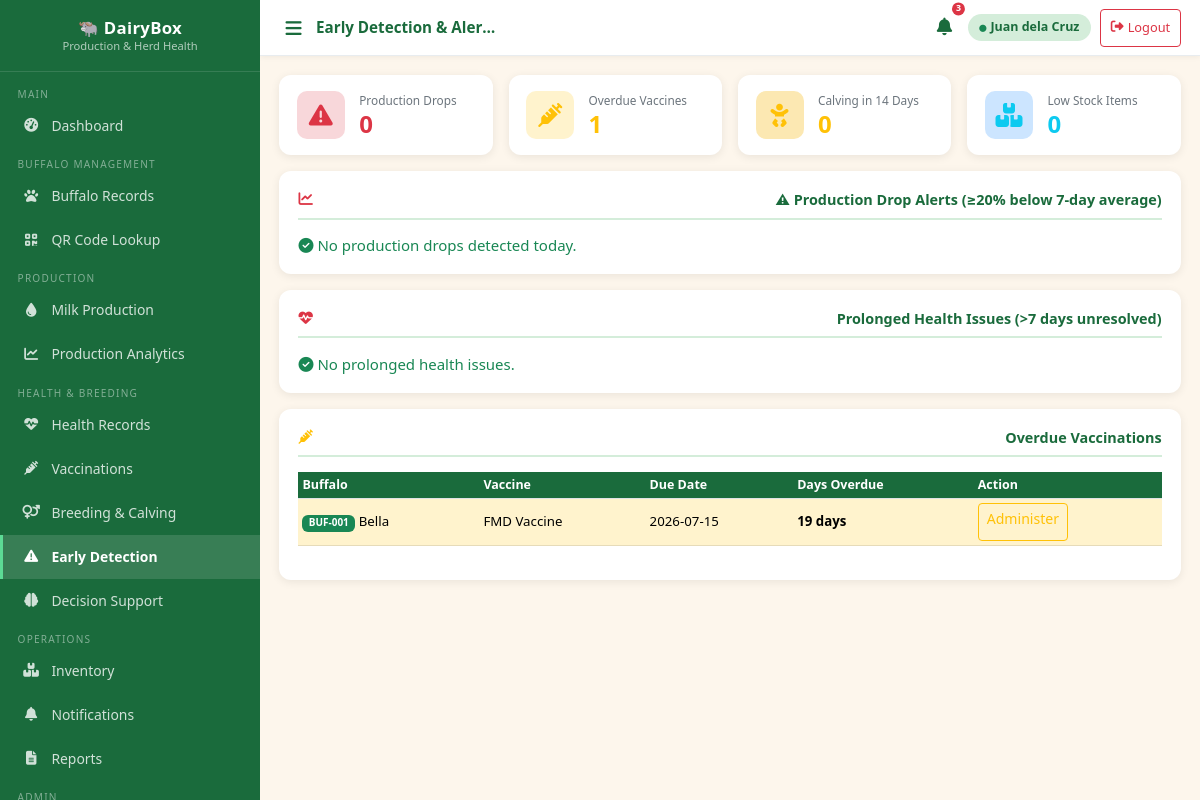
The app's page /modules/early_detection.php (signed in) with its own data.
### tables this page shows
CREATE TABLE IF NOT EXISTS vaccinations (
    id              INT AUTO_INCREMENT PRIMARY KEY,
    buffalo_id      INT NOT NULL,
    vaccine_name    VARCHAR(120) NOT NULL,
    vaccine_type    VARCHAR(80),
    administered_date DATE NOT NULL,
    next_due_date   DATE,
    administered_by VARCHAR(120),
    batch_number    VARCHAR(60),
    dose            VARCHAR(60),
    notes           TEXT,
    status          ENUM('Done','Scheduled','Overdue') DEFAULT 'Done',
    recorded_by     INT,
    created_at      TIMESTAMP DEFAULT CURRENT_TIMESTAMP,
    FOREIGN KEY (buffalo_id)  REFERENCES buffaloes(id) ON DELETE CASCADE,
    FOREIGN KEY (recorded_by) REFERENCES users(id) ON DELETE SET NULL
);

CREATE TABLE IF NOT EXISTS buffaloes (
    id              INT AUTO_INCREMENT PRIMARY KEY,
    tag_number      VARCHAR(40)  NOT NULL UNIQUE,
    qr_code         VARCHAR(100) UNIQUE,
    name            VARCHAR(80),
    breed           VARCHAR(80),
    sex             ENUM('Female','Male') DEFAULT 'Female',
    date_of_birth   DATE,
    weight_kg       DECIMAL(6,2),
    color           VARCHAR(50),
    acquisition_date DATE,
    acquisition_type ENUM('Born on Farm','Purchased','Donated') DEFAULT 'Born on Farm',
    status          ENUM('Active','Sold','Dead','Transferred') DEFAULT 'Active',
    health_status   ENUM('Healthy','Sick','Under Treatment','Recovered') DEFAULT 'Healthy',
    notes           TEXT,
    photo           VARCHAR(200),
    created_by      INT,
    created_at      TIMESTAMP DEFAULT CURRENT_TIMESTAMP,
    updated_at      TIMESTAMP DEFAULT CURRENT_TIMESTAMP ON UPDATE CURRENT_TIMESTAMP,
    FOREIGN KEY (created_by) REFERENCES users(id) ON DELETE SET NULL
);

### modules/early_detection.php (the view, shortened to what this page needs)
<?php
$db        = getDB();
$prodAlerts = [];
$overdueVacc = $db->query("
    SELECT v.*, b.tag_number, b.name FROM vaccinations v
    JOIN buffaloes b ON b.id=v.buffalo_id
    WHERE v.status='Overdue' ORDER BY v.next_due_date ASC
")->fetchAll();
$longSick = $db->query("
    SELECT hr.*, b.tag_number, b.name, DATEDIFF(CURDATE(), hr.record_date) as days_sick
    FROM health_records hr JOIN buffaloes b ON b.id=hr.buffalo_id
    WHERE hr.status='Active' AND hr.condition_type IN ('Illness','Injury','Disease Alert')
    AND hr.record_date < DATE_SUB(CURDATE(), INTERVAL 7 DAY)
    ORDER BY days_sick DESC
")->fetchAll();
$upcomingCalv = $db->query("
    SELECT br.*, b.tag_number, b.name, DATEDIFF(br.expected_calving, CURDATE()) as days_left
    FROM breeding_records br JOIN buffaloes b ON b.id=br.buffalo_id
    WHERE br.pregnancy_status='Confirmed' AND br.expected_calving BETWEEN CURDATE() AND DATE_ADD(CURDATE(), INTERVAL 14 DAY)
    ORDER BY br.expected_calving ASC
")->fetchAll();
$lowInventory = $db->query("
    SELECT * FROM inventory WHERE quantity <= reorder_level ORDER BY quantity ASC
")->fetchAll();
include '../includes/header.php';
?>
<div class="row g-3 mb-3">
    <div class="col-6 col-md-3"><div class="stat-card"><div class="stat-icon" style="background:#f8d7da"><i class="fa fa-exclamation-triangle text-danger" style="font-size:1.5rem"></i></div><div><p class="stat-label">Production Drops</p><p class="stat-value text-danger"><?= count($prodAlerts) ?></p></div></div></div>
    <div class="col-6 col-md-3"><div class="stat-card"><div class="stat-icon" style="background:#fff3cd"><i class="fa fa-syringe text-warning" style="font-size:1.5rem"></i></div><div><p class="stat-label">Overdue Vaccines</p><p class="stat-value text-warning"><?= count($overdueVacc) ?></p></div></div></div>
    <div class="col-6 col-md-3"><div class="stat-card"><div class="stat-icon" style="background:#fce8b2"><i class="fa fa-baby text-warning" style="font-size:1.5rem"></i></div><div><p class="stat-label">Calving in 14 Days</p><p class="stat-value text-warning"><?= count($upcomingCalv) ?></p></div></div></div>
    <div class="col-6 col-md-3"><div class="stat-card"><div class="stat-icon" style="background:#cce5ff"><i class="fa fa-boxes text-info" style="font-size:1.5rem"></i></div><div><p class="stat-label">Low Stock Items</p><p class="stat-value text-info"><?= count($lowInventory) ?></p></div></div></div>
</div>
<div class="card-section mb-3">
    <div class="section-title"><i class="fa fa-chart-line me-2 text-danger"></i>⚠ Production Drop Alerts (≥20% below 7-day average)</div>
    <?php if (empty($prodAlerts)): ?>
        <p class="text-success mb-0"><i class="fa fa-check-circle me-1"></i>No production drops detected today.</p>
    <?php endif; ?>
</div>
<div class="card-section mb-3">
    <div class="section-title"><i class="fa fa-heartbeat me-2 text-danger"></i>Prolonged Health Issues (>7 days unresolved)</div>
    <?php if (empty($longSick)): ?>
        <p class="text-success mb-0"><i class="fa fa-check-circle me-1"></i>No prolonged health issues.</p>
    <?php endif; ?>
</div>
<div class="card-section mb-3">
    <div class="section-title"><i class="fa fa-syringe me-2 text-warning"></i>Overdue Vaccinations</div>
    <?php if (empty($overdueVacc)): ?>
        <p class="text-success mb-0"><i class="fa fa-check-circle me-1"></i>All vaccinations are up to date.</p>
    <?php else: ?>
    <table class="table table-sm">
        <thead><tr><th>Buffalo</th><th>Vaccine</th><th>Due Date</th><th>Days Overdue</th><th>Action</th></tr></thead>
        <tbody>
        <?php foreach ($overdueVacc as $v):
            $daysOverdue = (int)((time()-strtotime($v['next_due_date']))/86400);
        ?>
        <tr class="table-warning">
            <td><span class="badge bg-success"><?= htmlspecialchars($v['tag_number']) ?></span> <?= htmlspecialchars($v['name']??'') ?></td>
            <td><?= htmlspecialchars($v['vaccine_name']) ?></td>
            <td><?= $v['next_due_date'] ?></td>
            <td><strong><?= $daysOverdue ?> days</strong></td>
            <td><a href="vaccinations.php?action=add&buffalo_id=<?= $v['buffalo_id'] ?>" class="btn btn-sm btn-outline-warning">Administer</a></td>
        </tr>
        <?php endforeach; ?>
        </tbody>
    </table>
    <?php endif; ?>
</div>
<?php include '../includes/footer.php'; ?>

### assets/css/style.css (style rules this page uses)
:root { --green-dark: #1a6b3c; --green-main: #28a745; --green-light: #d4edda; --cream: #fdf6ec; --sidebar-w: 260px; --topbar-h: 56px; --bottom-nav-h: 60px; --radius: 12px; --shadow: 0 2px 10px rgba(0,0,0,.08); }
*, *::before, *::after { box-sizing: border-box; }
body { margin: 0; padding: 0; font-family: 'Segoe UI', system-ui, -apple-system, sans-serif; font-size: 15px; -webkit-tap-highlight-color: transparent; }
body.app-body { background: var(--cream); overflow-x: hidden; }
.stat-card { background: #fff; border-radius: var(--radius); padding: 1rem 1.1rem; box-shadow: var(--shadow); display: flex; align-items: center; gap: .9rem; transition: transform .18s, box-shadow .18s; height: 100%; }
.stat-icon { width: 48px; height: 48px; border-radius: 10px; display: flex; align-items: center; justify-content: center; font-size: 1.35rem; flex-shrink: 0; }
.stat-card .stat-label { font-size: .74rem; color: #6c757d; margin: 0; }
.stat-card .stat-value { font-size: 1.5rem; font-weight: 700; margin: 0; line-height: 1.2; }
.card-section { background: #fff; border-radius: var(--radius); padding: 1.1rem 1.2rem; box-shadow: var(--shadow); margin-bottom: 1.2rem; }
.card-section .section-title { font-weight: 700; font-size: .9rem; color: var(--green-dark); border-bottom: 2px solid var(--green-light); padding-bottom: .45rem; margin-bottom: .9rem; display: flex; align-items: center; justify-content: space-between; flex-wrap: wrap; gap: .3rem; }
.table th { background: var(--green-dark); color: #fff; font-size: .78rem; font-weight: 600; white-space: nowrap; }
.table td { font-size: .83rem; vertical-align: middle; }
.btn { min-height: 38px; font-size: .88rem; }

### records on screen
vaccinations: buffalo.tag_number "BUF-001", buffalo.name "Bella", vaccine_name "FMD Vaccine", next_due_date "2026-07-15", next_due_date "19"

### other values on screen
$pageTitle "Early Detection & Alerts"
$nc2 "3"
$user['full_name'] "Juan dela Cruz"
count($prodAlerts) "0"
count($overdueVacc) "1"
count($upcomingCalv) "0"
count($lowInventory) "0"
